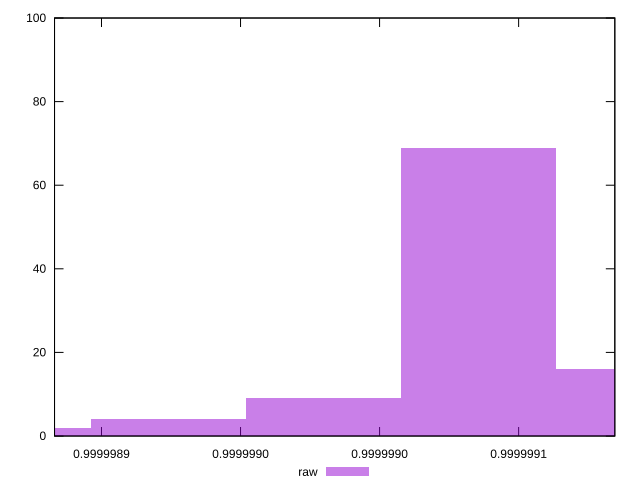

Source code (gnuplot):
reset

$raw <<EOF
0.999998868534617 2
0.9999990912055542 16
0.9999990355378199 69
0.9999989798700856 9
0.9999989242023513 4
EOF

set key outside below
set boxwidth 5.566773431200013e-8
set xrange [0.999998883113331:0.999999084589487]
set yrange [0:100]
set trange [0:100]
set style fill transparent solid 0.5 noborder
set terminal svg size 640, 490 enhanced background rgb 'white'
set output "report_00008_2021-01-22T20:58:29.167/meta/pScore/samples/empty/raw/histogram.svg"

plot $raw title "raw" with boxes

reset
